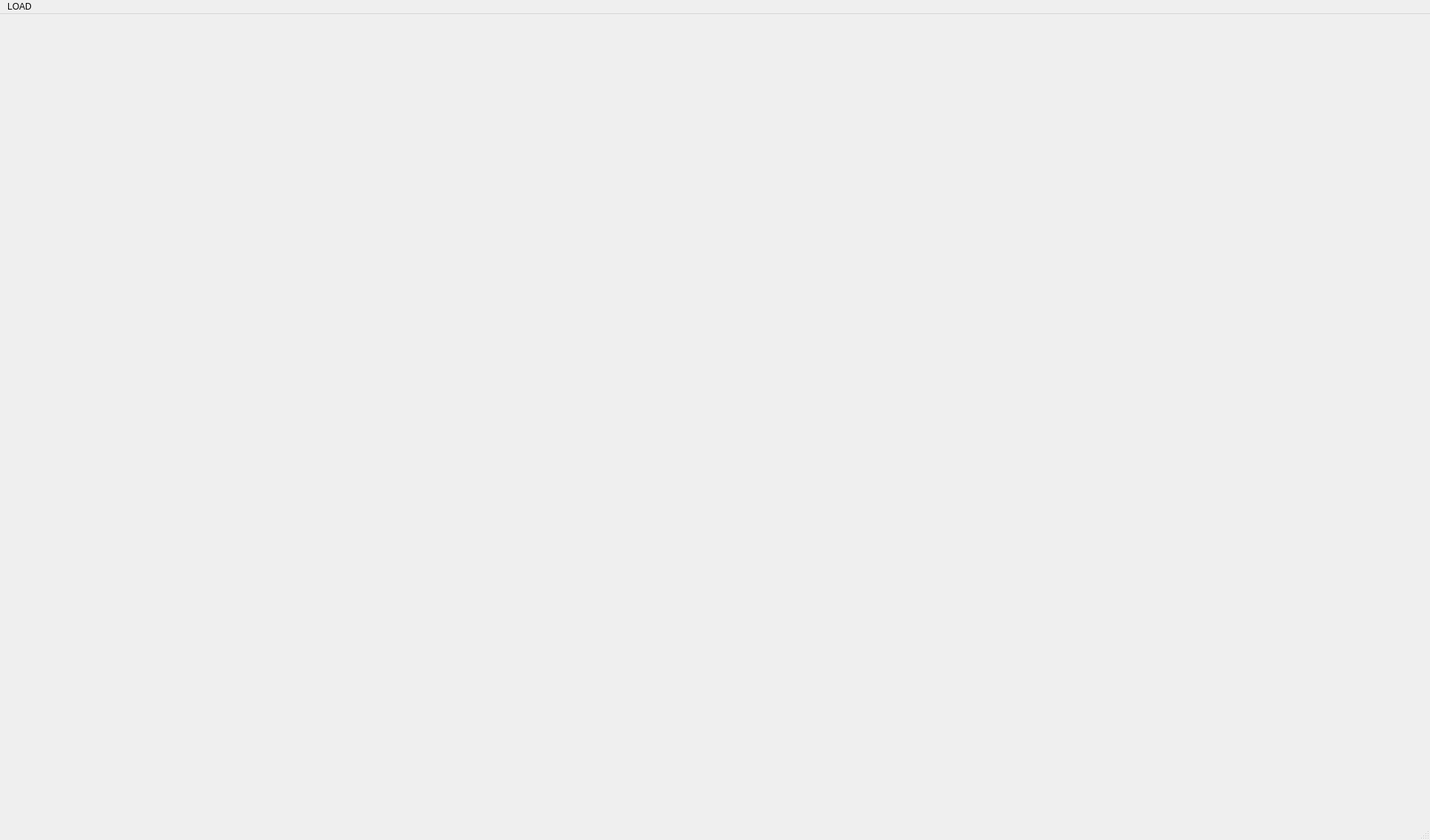
<?xml version="1.0" encoding="UTF-8"?>
<ui version="4.0">
 <class>MainWindow</class>
 <widget class="QMainWindow" name="MainWindow">
  <property name="geometry">
   <rect>
    <x>0</x>
    <y>0</y>
    <width>500</width>
    <height>400</height>
   </rect>
  </property>
  <property name="sizePolicy">
   <sizepolicy hsizetype="Fixed" vsizetype="Fixed">
    <horstretch>0</horstretch>
    <verstretch>0</verstretch>
   </sizepolicy>
  </property>
  <property name="windowTitle">
   <string>MainWindow</string>
  </property>
  <widget class="QWidget" name="centralwidget">
   <layout class="QHBoxLayout" name="horizontalLayout">
    <item>
     <widget class="MyView" name="widget" native="true">
      <property name="sizePolicy">
       <sizepolicy hsizetype="Fixed" vsizetype="Fixed">
        <horstretch>0</horstretch>
        <verstretch>0</verstretch>
       </sizepolicy>
      </property>
      <property name="minimumSize">
       <size>
        <width>1920</width>
        <height>1080</height>
       </size>
      </property>
     </widget>
    </item>
   </layout>
  </widget>
  <widget class="QMenuBar" name="menubar">
   <property name="geometry">
    <rect>
     <x>0</x>
     <y>0</y>
     <width>500</width>
     <height>22</height>
    </rect>
   </property>
   <widget class="QMenu" name="menuLOAD">
    <property name="title">
     <string>LOAD</string>
    </property>
    <addaction name="actionLOAD"/>
   </widget>
   <addaction name="menuLOAD"/>
  </widget>
  <widget class="QStatusBar" name="statusbar"/>
  <action name="actionLOAD">
   <property name="text">
    <string>LOAD</string>
   </property>
  </action>
 </widget>
 <customwidgets>
  <customwidget>
   <class>MyView</class>
   <extends>QWidget</extends>
   <header>myview.h</header>
   <container>1</container>
  </customwidget>
 </customwidgets>
 <resources/>
 <connections/>
</ui>
